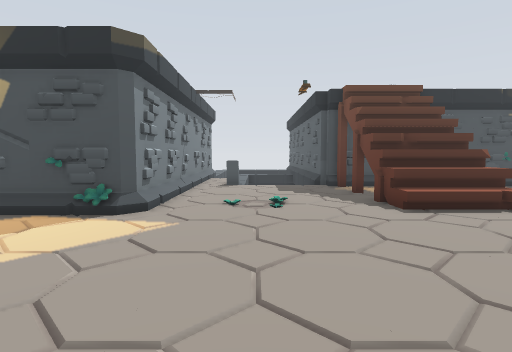
[1] (above)

21 first-person views from a walk through a Godot game level. The camera is 1.3 m above the floor, tilts 4° down and sees 80° across. The floor is counted in squares, 1 m on a side. Each view is taken from the middle of a square. On the plan, view 1 faces up. The plan holds only what a view shows up to about 14 squares ahead; the rest is blank. The place goes on beyond the plan.

[2]
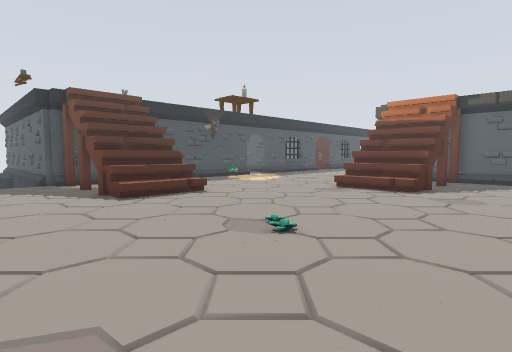

[3]
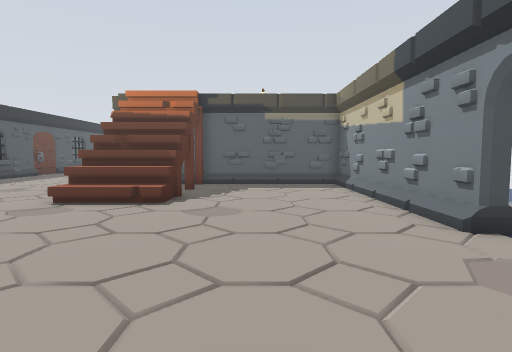

[4]
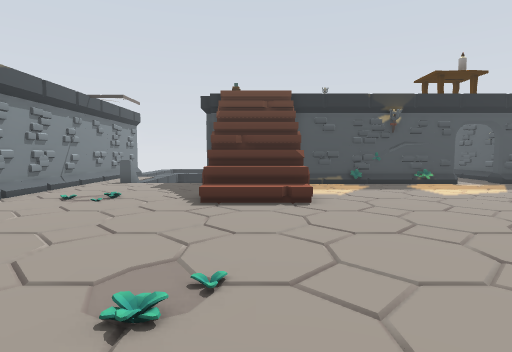

[5]
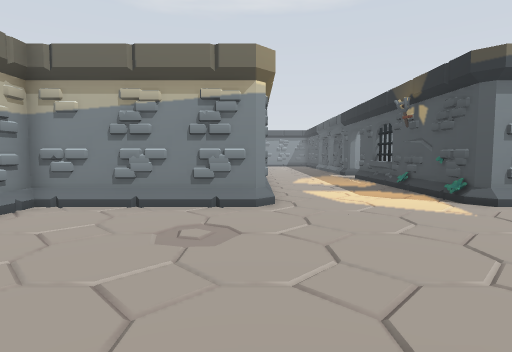

[6]
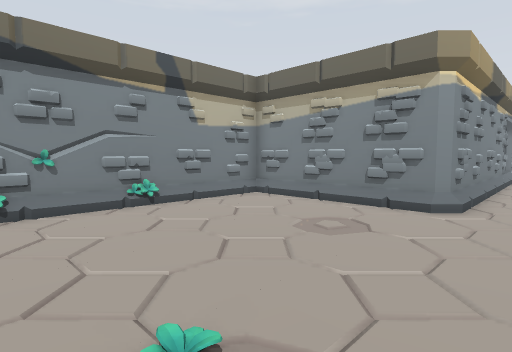

[7]
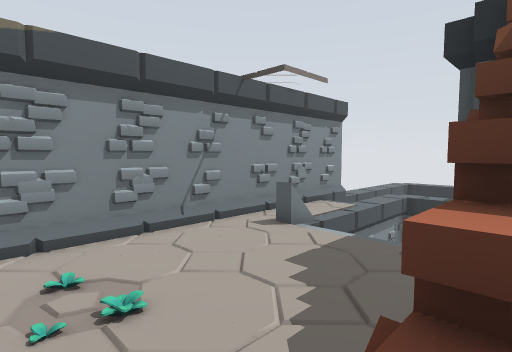

[8]
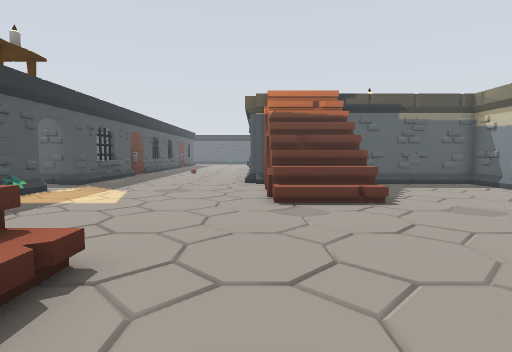

[9]
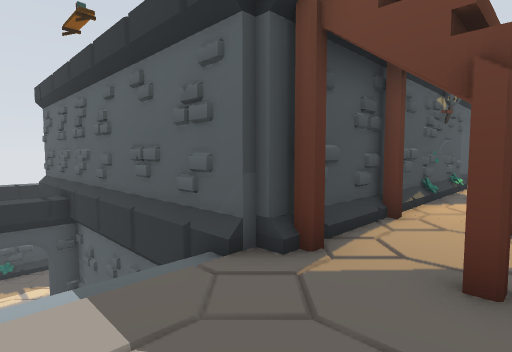

[10]
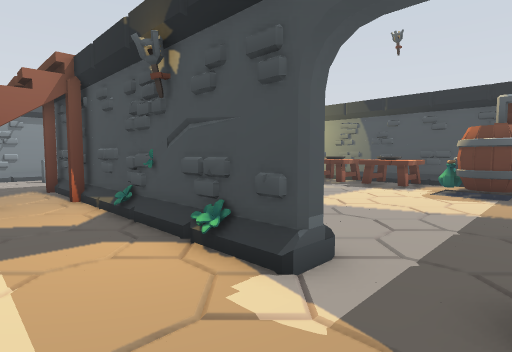

[11]
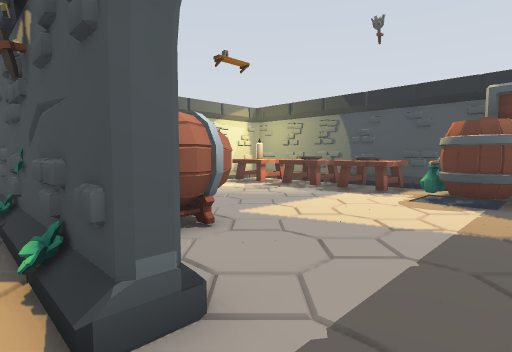

[12]
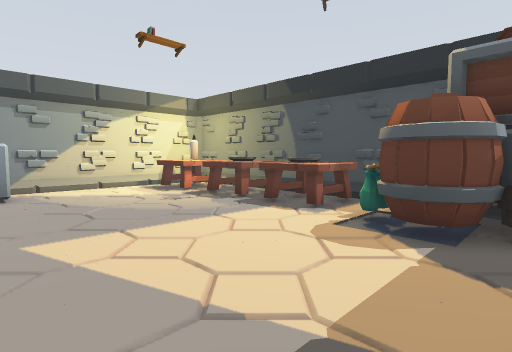

[13]
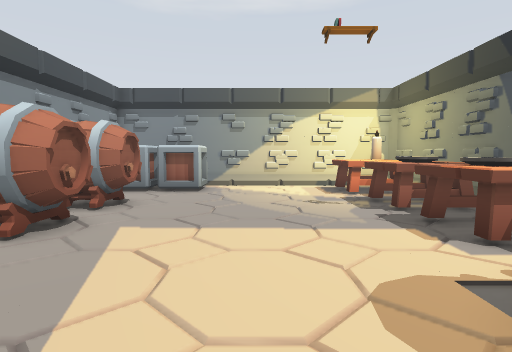

[14]
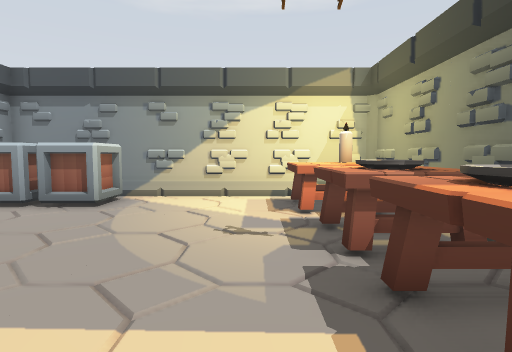

[15]
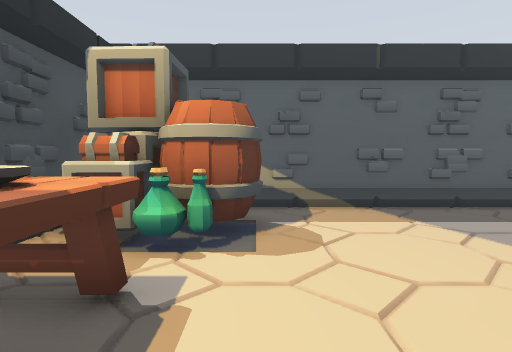

[16]
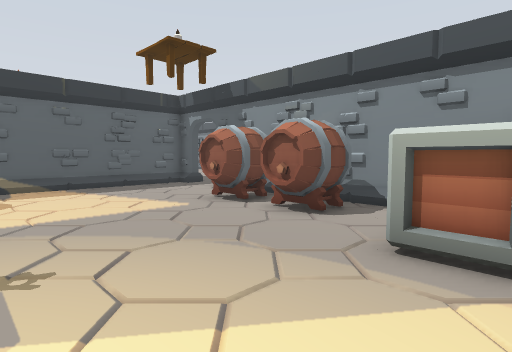

[17]
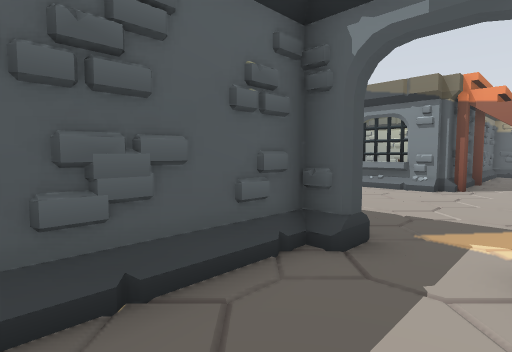

[18]
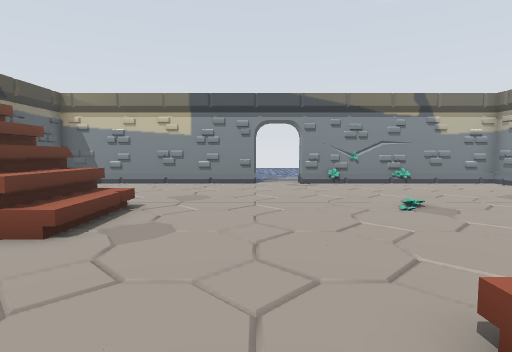

[19]
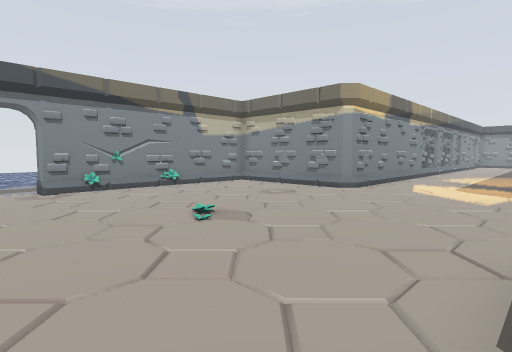

[20]
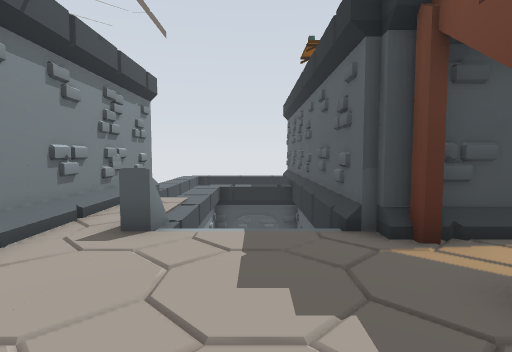

[21]
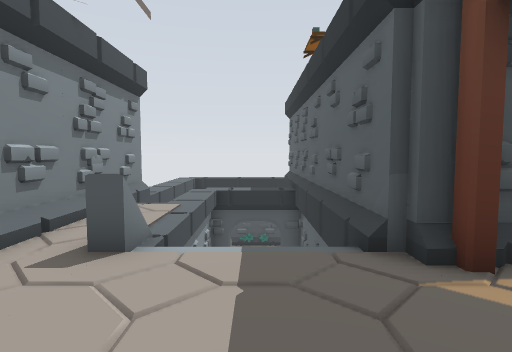

### Floor plan
Key: @ floor where view 1 was taken; # wall or solid block; x gap in a wall; . main floor; - floor 0.25 m lower than the main floor; / step, stairs or slope; = window, fence, low wall or low ledge; ^ raised ledge; v drop or lower ground; P plate; T table; C crate; A candle.
Columns run from 9 left of view 1 to 17 right of it. Each row starts with its distance up from view 1.
 23           vv#.AT.PPPPTCCCC
 22             #.TT.TTTTTCCCC
 21         vx.x#..........CC.#
 20         -   #.............#
 19       # .   #.............#
 18       # -   #.............#
 17       #/.   #CC...........#
 16       #./   #CC..####.....#
 15       #./   #CC..####.....#
 14       #.//  #CC..####.....#
 13       #.=...############..#
 12       #....................
 11       #.....././...........
 10       #......///...........
  9       #......///...........
  8       #......///...........
  7 ^######......///...........
  6 ...........................
  5 ..........................#
  4 ..................../////.#
  3 ....................////..#
  2 ..................../////.#
  1 #######...................#
  0       #..@................#
 -1       #...................#
 -2       #...................#
 -3       #...................#
 -4       #...................#
 -5       #########..##########
 -6                ..
 -7                ..
 -8                ..

Positions as (right, up) in squares from view 1, and headings:
1: (0, 0), facing up
2: (0, -2), facing up-right
3: (3, -1), facing right
4: (5, -1), facing up
5: (5, 1), facing left
6: (5, 3), facing down-left
7: (4, 7), facing up-left
8: (3, 5), facing right
9: (0, 10), facing up-right
10: (16, 10), facing up-left
11: (16, 12), facing up-left
12: (16, 16), facing up-left
13: (16, 19), facing left
14: (13, 21), facing left
15: (9, 21), facing right
16: (4, 21), facing down-right
17: (14, 17), facing down-right
18: (8, 9), facing down
19: (8, 7), facing down-left
20: (1, 8), facing up
21: (1, 9), facing up
